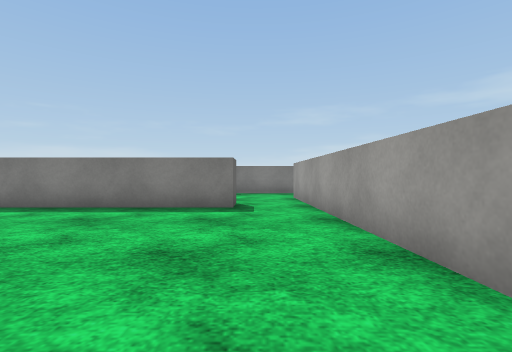
View 1 (above)

24 first-person views from a walk through a 3-D level made in the Unity game engine. The camera is 0.71 m above the floor, looks level and sees 85° across. Doors are open. The floor is counted in squares, 1 m on a side. Each view is taken from the middle of a square. On the plan, view 1 faces up. The plan holds only what a view shows up to about 9 squares ahead; the rest is blank. The place goes on beyond the plan. The player character is not drawn. Surface patterns are stand-ins for the level's own textures.

View 2
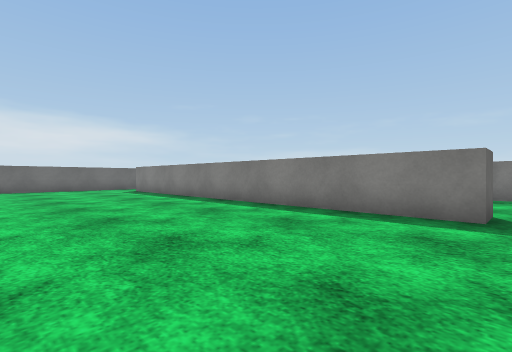

View 3
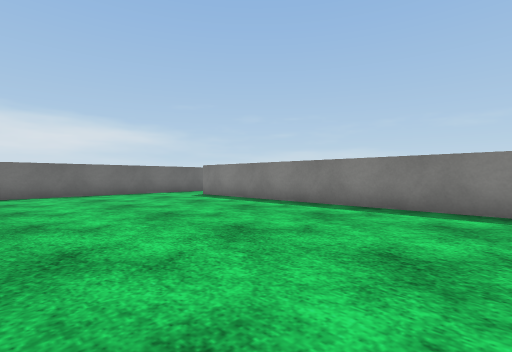

View 4
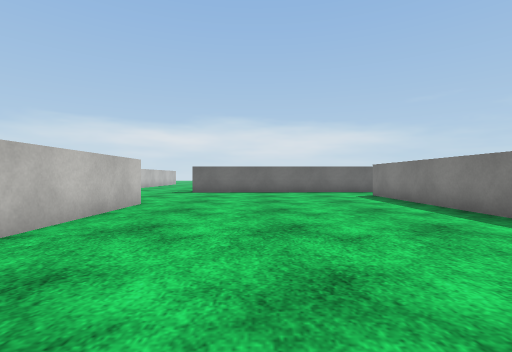

View 5
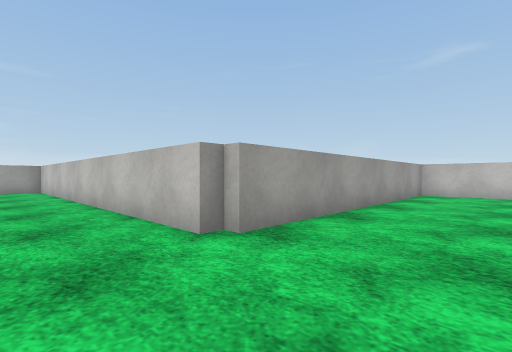

View 6
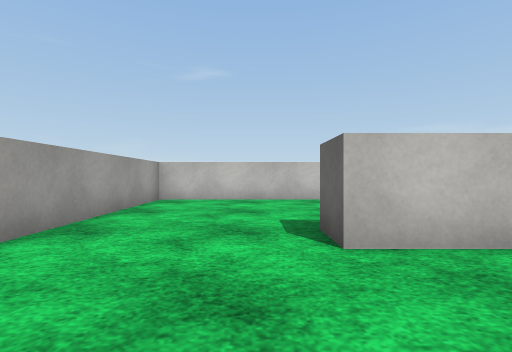

View 7
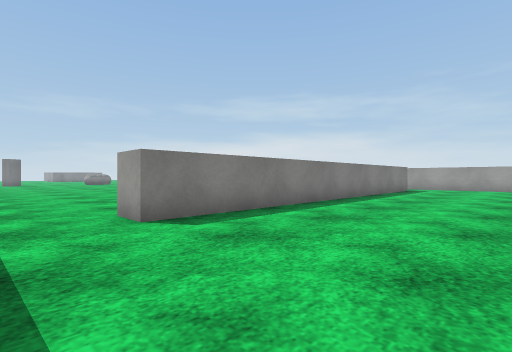

View 8
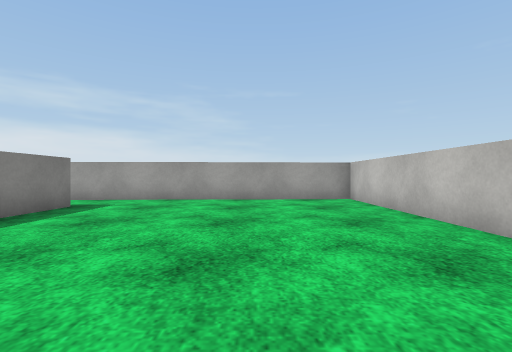

View 9
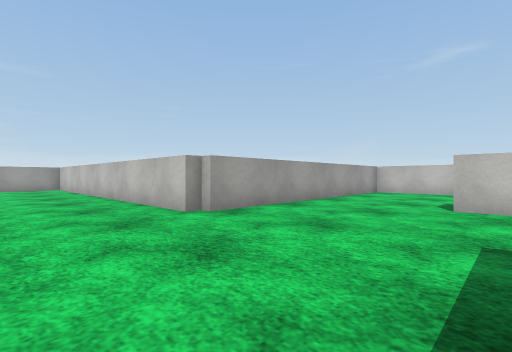

View 10
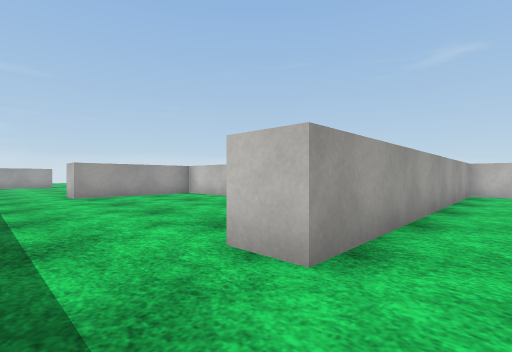

View 11
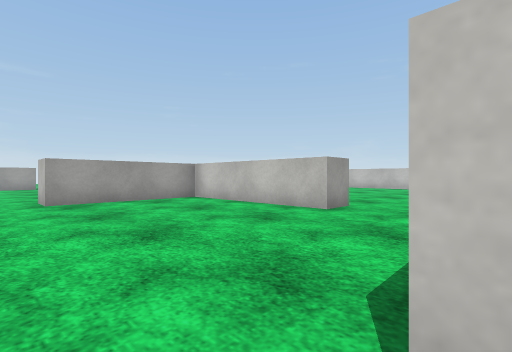

View 12
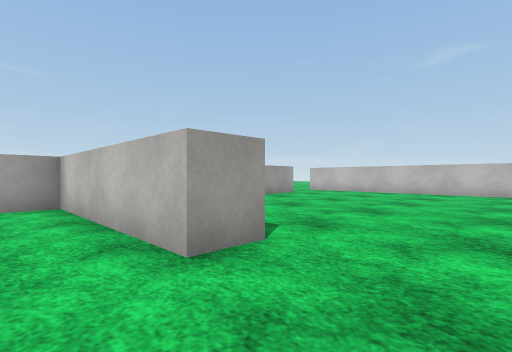

View 13
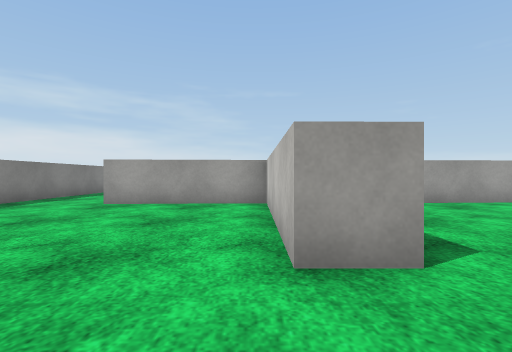

View 14
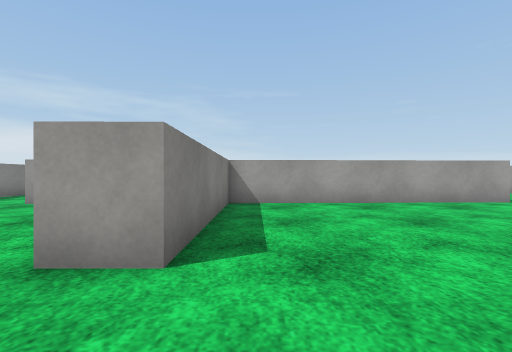

View 15
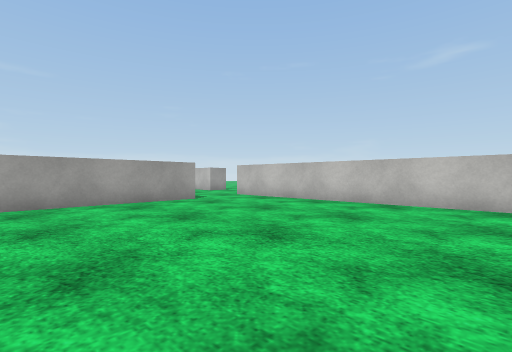

View 16
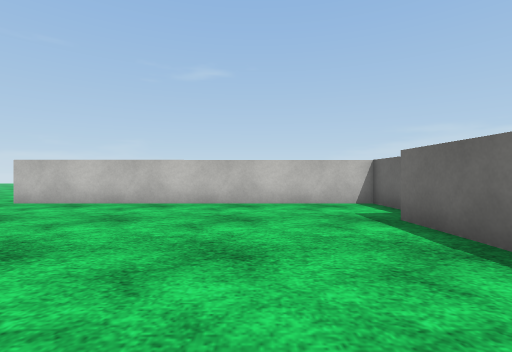

View 17
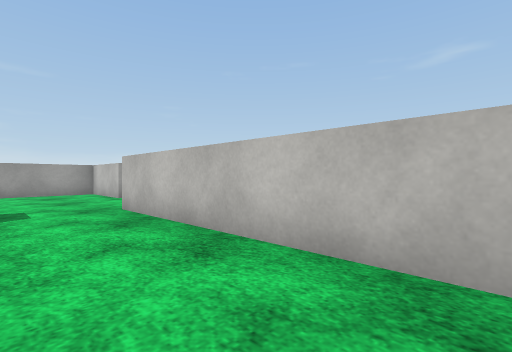

View 18
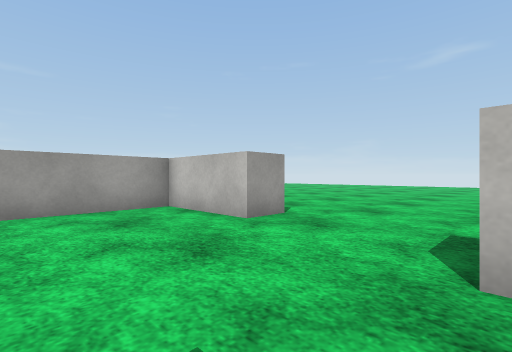

View 19
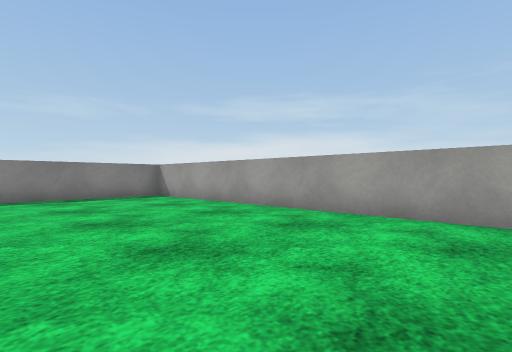

View 20
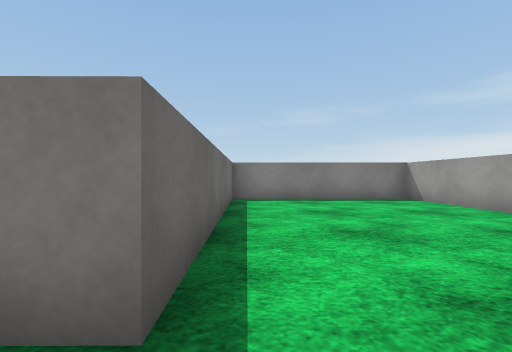

View 21
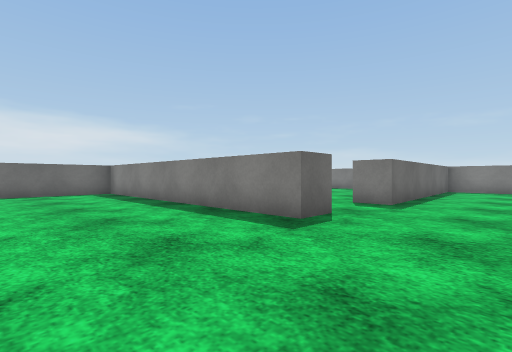

View 22
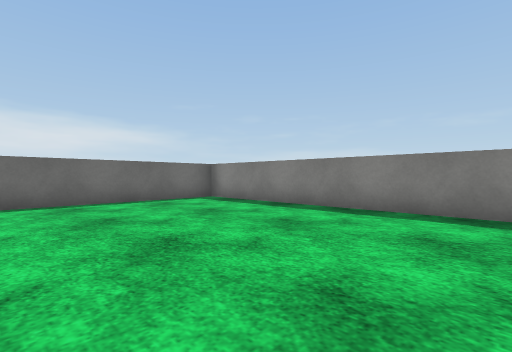

View 23
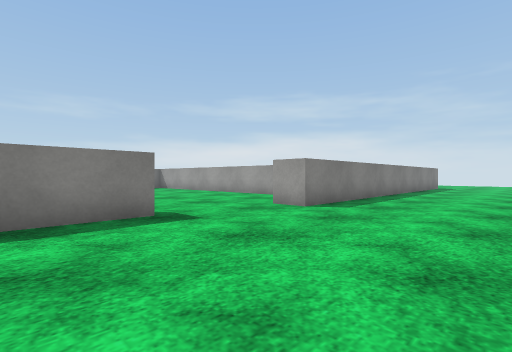

View 24
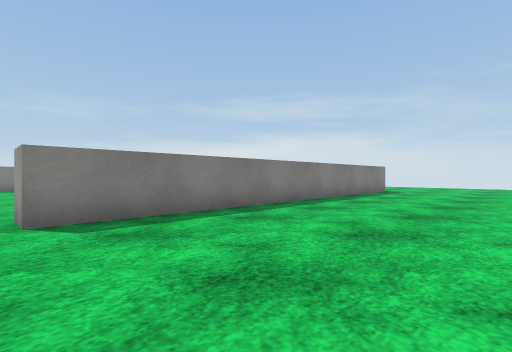

### Floor plan
Points are (right, up) in squares from view 1. A wall is a line through its corners. A room is listed if a view was taken in it or the views show most of it. See-through windows are left out.
Room 1 (views 1, 2, 3, 4, 5, 6, 7, 8, 9)
walls: (-10.1, -1.3) (-10.1, -0.9) (1.6, -0.9) (1.3, 7.5); (-15.5, -4.7) (-13.9, -4.7) (-13.9, -5.7); (-0.5, 7.3) (-0.5, 6.3) (-13.2, 6.3) (-13.2, 7.3); (-15, -10.4) (-10.1, -10.4) (-10.4, -1.2)
ways out: opening at (-14.5, 7) to room 2; opening at (0.5, 7) to room 2
Room 2 (view 10)
walls: (-0.4, 11.5) (-0.9, 11.5); (1.3, 7.5) (1.2, 9.2)
ways out: opening at (-14.5, 7) to room 1; opening at (0.5, 7) to room 1; opening at (2, 10.5) to room 3
Room 3 (views 11, 12, 13, 14, 15, 16, 17, 18, 19, 20, 21, 22, 23, 24)
walls: (2.6, -1.5) (2.7, -3.5); (1.9, -4.9) (2, -6.2) (11.2, -6.2) (11.3, -7.2) (3, -7.2); (2.1, -8.2) (2.2, -12.7); (22, -8.2) (14.4, -8.2) (14.4, -7.2) (17.1, -7.2) (16.7, 3.7) (11.3, 3.7) (11.5, -3.8) (10.5, -3.8) (10.3, 3.7) (5.1, 3.7) (5.1, 4.7) (10.2, 4.7) (10.1, 8.9) (11.1, 8.9); (12.1, 11.5) (10.1, 11.5); (1.2, 9.2) (2.3, 9.2)
ways out: opening at (2, 10.5) to room 2

Where each view was taken, in squares from view 1:
view 1: 0 up, 0 right, facing up
view 2: 1 up, 0 right, facing up-left
view 3: 0 up, 4 left, facing up-left
view 4: 2 up, 3 left, facing left
view 5: 1 up, 13 left, facing down-right
view 6: 2 down, 13 left, facing down
view 7: 2 up, 15 left, facing up-right
view 8: 2 up, 7 left, facing right
view 9: 2 up, 15 left, facing down-right
view 10: 11 up, 0 right, facing down-right
view 11: 10 up, 2 right, facing down-right
view 12: 6 up, 3 right, facing down-right
view 13: 5 up, 3 right, facing right
view 14: 3 up, 3 right, facing right
view 15: 1 up, 3 right, facing down-right
view 16: 1 up, 5 right, facing down
view 17: 4 down, 5 right, facing down-right
view 18: 4 down, 11 right, facing down-right
view 19: 6 down, 12 right, facing up-right
view 20: 5 down, 12 right, facing up
view 21: 11 down, 14 right, facing up-left
view 22: 13 down, 10 right, facing up-left
view 23: 12 down, 9 right, facing up-right
view 24: 13 down, 14 right, facing up-right
